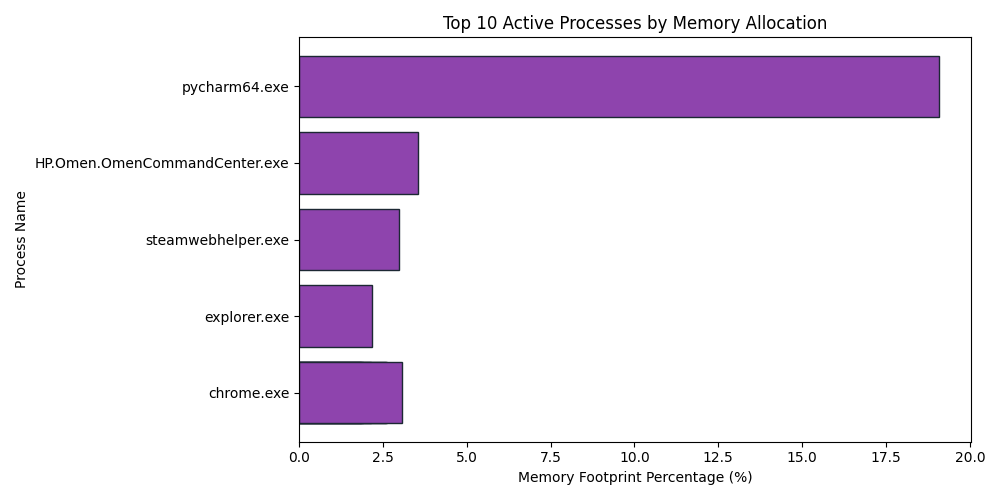

Source code (Python):
# Operating Systems (CSCI 340)
# Summer 2026
# Assignment2 - Process Monitor
# Rayan Nibir
# Used Google Gemini (Disclosure as asked)

import OutputUtil as ou
import time
import psutil
import pandas as pd
import matplotlib.pyplot as plt


def list_processes(sort_by="mem_pct", ascending=False):
    proc_list = []
    for proc in psutil.process_iter():
        try:
            name = proc.name()
            pid = proc.pid
            ppid = proc.ppid()
            status = proc.status()
            username = proc.username()
            mem_pct = round(proc.memory_percent(), 2)
            cpu_time = round(proc.cpu_times()[0], 2)  # [0] extracts user-mode CPU execution time specifically

            proc_list.append([pid, ppid, name, status, username, mem_pct, cpu_time])
        except (psutil.NoSuchProcess, psutil.AccessDenied, psutil.ZombieProcess):
            # Ignore transient system processes that terminate or restrict read access during iteration
            pass

    columns = ["pid", "ppid", "name", "status", "username", "mem_pct", "cpu_time"]
    df = pd.DataFrame(proc_list, columns=columns)
    return df.sort_values(by=sort_by, ascending=ascending)


def run_process_monitor(interval_in_seconds=5, metric_to_track="mem_pct"):
    print(f"Starting Process Monitor. Refreshing every {interval_in_seconds} seconds...")
    print("Press Ctrl+C in the terminal to stop at any time.\n")

    title_text = "System Process Report"
    instructions_text = "Operating Systems (CSCI 340) <br> Assignment 2 - Process Monitor <br> Run Focus: Memory Percent Utilization"

    headers = ["PID", "PPID", "Process Name", "Status", "User", "Memory %", "CPU Time (s)"]
    types = ["N", "N", "S", "S", "S", "N", "N"]  # N/S maps columns as Numeric or String for sorting script hooks
    alignments = ["c", "c", "l", "c", "l", "r", "r"]  # maps columns to center, left, or right text alignment

    prev_time = time.time()

    try:
        while True:
            curr_time = time.time()

            if curr_time - prev_time >= interval_in_seconds:
                df_procs = list_processes(sort_by=metric_to_track, ascending=False)

                # Convert the Pandas DataFrame subset to a native nested list format required by add_stats
                raw_data_rows = df_procs.head(15).values.tolist()

                timestamp = time.strftime('%Y-%m-%d %H:%M:%S')
                print(f"\n================= SNAPSHOT: {timestamp} =================")
                print(df_procs.head(15).to_string(index=False))

                # Appends computed stats directly to the bottom of raw_data_rows for columns 5 and 6
                ou.add_stats(raw_data_rows, stat_cols=[5, 6], stat_idx=2, dec=2, bold=True)

                # Packs information into a structural tuple list expected by write_html_file_new
                my_tables_package = [("Top System Resource Consumers", headers, types, alignments, raw_data_rows)]

                ou.write_html_file_new(
                    file_name="Assignment02.html",
                    my_title=title_text,
                    my_instructions=instructions_text,
                    my_tables=my_tables_package,
                    open_file=False,
                    style_file="mystyle.css"
                )

                plot_top_processes(df_procs, metric=metric_to_track, top_n=10)

                print(f"--> Files successfully generated at {timestamp}.\n")
                prev_time = time.time()

            # Prevent high-frequency CPU consumption when idling between intervals
            time.sleep(0.1)

    except KeyboardInterrupt:
        print("\nExecution terminated.")


def plot_top_processes(df, metric="mem_pct", top_n=10):
    # Slice the top 10 items, then invert the order using .iloc[::-1] so highest consumer plots at the top row
    top_chart_data = df.head(top_n).iloc[::-1]
    plt.figure(figsize=(10, 5))

    if metric == "mem_pct":
        plt.barh(top_chart_data["name"], top_chart_data["mem_pct"], color="#8E44AD", edgecolor="#1C2833")
        plt.xlabel("Memory Footprint Percentage (%)")
        plt.title(f"Top {top_n} Active Processes by Memory Allocation")
    else:
        plt.barh(top_chart_data["name"], top_chart_data["cpu_time"], color="#BDC3C7", edgecolor="#1C2833")
        plt.xlabel("Cumulative CPU Time (Seconds)")
        plt.title(f"Top {top_n} Active Processes by Execution Time")

    plt.ylabel("Process Name")
    plt.tight_layout()  # Trims excess whitespace around axis strings to keep process labels readable
    plt.savefig("Assignment02.png")
    plt.close()


def main():
    run_process_monitor(interval_in_seconds=5, metric_to_track="mem_pct")


if __name__ == "__main__":
    main()
